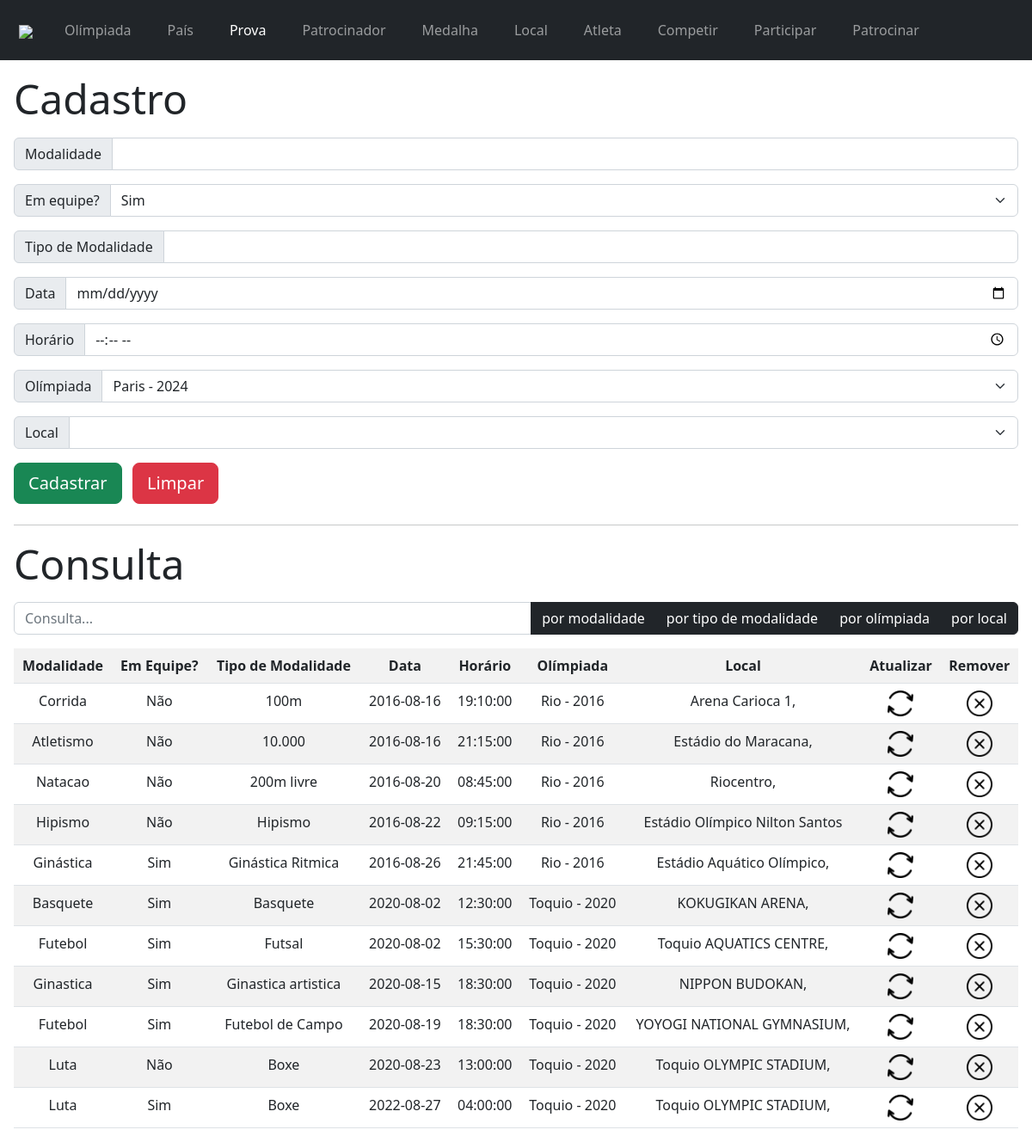
The page /prova/prova.php on the database its author committed.
### tables this page shows
CREATE TABLE `prova` (
  `modalidade` varchar(30) NOT NULL,
  `emEquipe` tinyint(1) NOT NULL,
  `tipoModalidade` varchar(30) NOT NULL,
  `data` date NOT NULL,
  `horario` time NOT NULL,
  `olimpiada_nome` varchar(30) NOT NULL,
  `local_codigo` int(11) NOT NULL
);

CREATE TABLE `olimpiada` (
  `nome` varchar(30) NOT NULL,
  `data_inicio` date NOT NULL,
  `data_termino` date NOT NULL,
  `primeiro` varchar(3) DEFAULT NULL,
  `segundo` varchar(3) DEFAULT NULL,
  `terceiro` varchar(3) DEFAULT NULL,
  `ano` int(4) NOT NULL,
  `pais_codigo` varchar(3) NOT NULL,
  `qtdPaises` int(11) NOT NULL DEFAULT 0
);

CREATE TABLE `local` (
  `capacidade` int(11) NOT NULL,
  `endereco` varchar(30) NOT NULL,
  `nome` varchar(30) NOT NULL,
  `pais_codigo` varchar(3) NOT NULL,
  `codigo` int(11) NOT NULL
);

### prova/bd/consulta.php (the view, shortened to what this page needs)
<?php
$conexao = mysqli_connect("localhost", "root", "", "olimpiada");
$comando = "SELECT modalidade, emEquipe, tipoModalidade, data, horario, olimpiada.nome AS olimpiadaNome, olimpiada.ano AS olimpiadaAno, local.codigo AS localCodigo, local.nome AS localNome FROM prova
            INNER JOIN olimpiada ON prova.olimpiada_nome = olimpiada.nome INNER JOIN local ON prova.local_codigo = local.codigo;";
$resultado = mysqli_query($conexao, $comando);
echo "<tr>
        <th> Modalidade </th>
        <th> Em Equipe? </th>
        <th> Tipo de Modalidade </th>
        <th> Data </th>
        <th> Horário </th>
        <th> Olímpiada </th>
        <th> Local </th>
        <th> Atualizar </th>
        <th> Remover </th>
      </tr>";
while ($tupla = mysqli_fetch_assoc($resultado)) {
    echo "<tr>
          <td class='alinhar'> " . $tupla['modalidade'] . " </td>
          <td class='alinhar'> " . ($tupla['emEquipe'] ? "Sim" : "Não") . " </td>
          <td class='alinhar'> " . $tupla['tipoModalidade'] . " </td>
          <td class='alinhar'> " . $tupla['data'] . " </td>
          <td class='alinhar'> " . $tupla['horario'] . " </td>
          <td class='alinhar'> " . $tupla['olimpiadaNome'] . " - " . $tupla['olimpiadaAno'] . " </td>
          <td class='alinhar'> " . $tupla['localNome'] . " </td>
          <td> <a href='bd/atualizacao.php?idAt=" . $tupla['data'] . "/" . $tupla['horario'] . "/" . $tupla['olimpiadaNome'] . "/" . $tupla['localCodigo'] . "'><img src='../img/refresh.png' width='30px' style='display: block; margin: auto;'></a>
          </td> <td> <a href='bd/remocao.php?idRe=" . $tupla['data'] . "/" . $tupla['horario'] . "/" . $tupla['olimpiadaNome'] . "/" . $tupla['localCodigo'] . "'><img src='../img/remove.png' width='30px' style='display: block; margin: auto;'></a> </td>
          </tr>";
}

### prova/prova.php (style rules this page uses)
th { text-align: center; vertical-align: middle, }
td.alinhar { text-align: center; vertical-align: middle, }

### rows shown on the page
prova: modalidade "Corrida", emEquipe "Não", tipoModalidade "100m", data "2016-08-16", horario "19:10:00", olimpiada_nome.nome "Rio", olimpiada_nome.ano "2016", local_codigo.nome "Arena Carioca 1,"
prova: modalidade "Atletismo", emEquipe "Não", tipoModalidade "10.000", data "2016-08-16", horario "21:15:00", olimpiada_nome.nome "Rio", olimpiada_nome.ano "2016", local_codigo.nome "Estádio do Maracana,"
prova: modalidade "Natacao", emEquipe "Não", tipoModalidade "200m livre", data "2016-08-20", horario "08:45:00", olimpiada_nome.nome "Rio", olimpiada_nome.ano "2016", local_codigo.nome "Riocentro,"
prova: modalidade "Hipismo", emEquipe "Não", tipoModalidade "Hipismo", data "2016-08-22", horario "09:15:00", olimpiada_nome.nome "Rio", olimpiada_nome.ano "2016", local_codigo.nome "Estádio Olímpico Nilton Santos"
prova: modalidade "Ginástica", emEquipe "Sim", tipoModalidade "Ginástica Ritmica", data "2016-08-26", horario "21:45:00", olimpiada_nome.nome "Rio", olimpiada_nome.ano "2016", local_codigo.nome "Estádio Aquático Olímpico,"
prova: modalidade "Basquete", emEquipe "Sim", tipoModalidade "Basquete", data "2020-08-02", horario "12:30:00", olimpiada_nome.nome "Toquio", olimpiada_nome.ano "2020", local_codigo.nome "KOKUGIKAN ARENA,"
prova: modalidade "Futebol", emEquipe "Sim", tipoModalidade "Futsal", data "2020-08-02", horario "15:30:00", olimpiada_nome.nome "Toquio", olimpiada_nome.ano "2020", local_codigo.nome "Toquio AQUATICS CENTRE,"
prova: modalidade "Ginastica", emEquipe "Sim", tipoModalidade "Ginastica artistica", data "2020-08-15", horario "18:30:00", olimpiada_nome.nome "Toquio", olimpiada_nome.ano "2020", local_codigo.nome "NIPPON BUDOKAN,"
prova: modalidade "Futebol", emEquipe "Sim", tipoModalidade "Futebol de Campo", data "2020-08-19", horario "18:30:00", olimpiada_nome.nome "Toquio", olimpiada_nome.ano "2020", local_codigo.nome "YOYOGI NATIONAL GYMNASIUM,"
prova: modalidade "Luta", emEquipe "Não", tipoModalidade "Boxe", data "2020-08-23", horario "13:00:00", olimpiada_nome.nome "Toquio", olimpiada_nome.ano "2020", local_codigo.nome "Toquio OLYMPIC STADIUM,"
prova: modalidade "Luta", emEquipe "Sim", tipoModalidade "Boxe", data "2022-08-27", horario "04:00:00", olimpiada_nome.nome "Toquio", olimpiada_nome.ano "2020", local_codigo.nome "Toquio OLYMPIC STADIUM,"

### other values the page prints
form field olimpiada "Paris - 2024"
